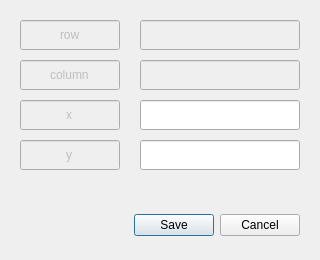
<?xml version="1.0" encoding="UTF-8"?>
<ui version="4.0">
 <class>Dialog</class>
 <widget class="QDialog" name="Dialog">
  <property name="geometry">
   <rect>
    <x>0</x>
    <y>0</y>
    <width>320</width>
    <height>260</height>
   </rect>
  </property>
  <property name="windowTitle">
   <string>Dialog</string>
  </property>
  <widget class="QDialogButtonBox" name="buttonBox">
   <property name="geometry">
    <rect>
     <x>20</x>
     <y>210</y>
     <width>280</width>
     <height>30</height>
    </rect>
   </property>
   <property name="locale">
    <locale language="English" country="UnitedStates"/>
   </property>
   <property name="orientation">
    <enum>Qt::Horizontal</enum>
   </property>
   <property name="standardButtons">
    <set>QDialogButtonBox::Cancel|QDialogButtonBox::Save</set>
   </property>
  </widget>
  <widget class="QLineEdit" name="edit_row_line">
   <property name="enabled">
    <bool>false</bool>
   </property>
   <property name="geometry">
    <rect>
     <x>20</x>
     <y>20</y>
     <width>100</width>
     <height>30</height>
    </rect>
   </property>
   <property name="text">
    <string>row</string>
   </property>
   <property name="alignment">
    <set>Qt::AlignCenter</set>
   </property>
  </widget>
  <widget class="QLineEdit" name="edit_row_value">
   <property name="enabled">
    <bool>false</bool>
   </property>
   <property name="geometry">
    <rect>
     <x>140</x>
     <y>20</y>
     <width>160</width>
     <height>30</height>
    </rect>
   </property>
  </widget>
  <widget class="QLineEdit" name="edit_column_line">
   <property name="enabled">
    <bool>false</bool>
   </property>
   <property name="geometry">
    <rect>
     <x>20</x>
     <y>60</y>
     <width>100</width>
     <height>30</height>
    </rect>
   </property>
   <property name="text">
    <string>column</string>
   </property>
   <property name="alignment">
    <set>Qt::AlignCenter</set>
   </property>
  </widget>
  <widget class="QLineEdit" name="edit_column_value">
   <property name="enabled">
    <bool>false</bool>
   </property>
   <property name="geometry">
    <rect>
     <x>140</x>
     <y>60</y>
     <width>160</width>
     <height>30</height>
    </rect>
   </property>
  </widget>
  <widget class="QLineEdit" name="edit_x_line">
   <property name="enabled">
    <bool>false</bool>
   </property>
   <property name="geometry">
    <rect>
     <x>20</x>
     <y>100</y>
     <width>100</width>
     <height>30</height>
    </rect>
   </property>
   <property name="text">
    <string>x</string>
   </property>
   <property name="alignment">
    <set>Qt::AlignCenter</set>
   </property>
  </widget>
  <widget class="QLineEdit" name="edit_x_value">
   <property name="geometry">
    <rect>
     <x>140</x>
     <y>100</y>
     <width>160</width>
     <height>30</height>
    </rect>
   </property>
  </widget>
  <widget class="QLineEdit" name="edit_y_line">
   <property name="enabled">
    <bool>false</bool>
   </property>
   <property name="geometry">
    <rect>
     <x>20</x>
     <y>140</y>
     <width>100</width>
     <height>30</height>
    </rect>
   </property>
   <property name="text">
    <string>y</string>
   </property>
   <property name="alignment">
    <set>Qt::AlignCenter</set>
   </property>
  </widget>
  <widget class="QLineEdit" name="edit_y_value">
   <property name="geometry">
    <rect>
     <x>140</x>
     <y>140</y>
     <width>160</width>
     <height>30</height>
    </rect>
   </property>
  </widget>
 </widget>
 <resources/>
 <connections>
  <connection>
   <sender>buttonBox</sender>
   <signal>accepted()</signal>
   <receiver>Dialog</receiver>
   <slot>accept()</slot>
   <hints>
    <hint type="sourcelabel">
     <x>248</x>
     <y>254</y>
    </hint>
    <hint type="destinationlabel">
     <x>157</x>
     <y>274</y>
    </hint>
   </hints>
  </connection>
  <connection>
   <sender>buttonBox</sender>
   <signal>rejected()</signal>
   <receiver>Dialog</receiver>
   <slot>reject()</slot>
   <hints>
    <hint type="sourcelabel">
     <x>316</x>
     <y>260</y>
    </hint>
    <hint type="destinationlabel">
     <x>286</x>
     <y>274</y>
    </hint>
   </hints>
  </connection>
 </connections>
</ui>
